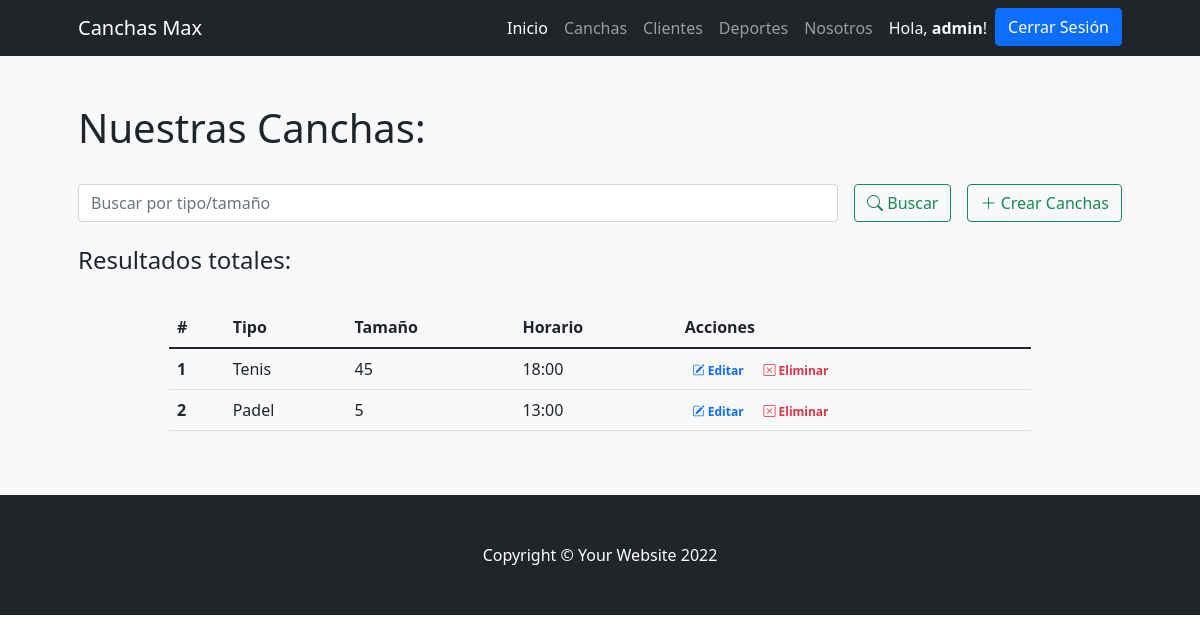
/entregableapp/canchas (signed in), run on an earlier commit of the app's database.
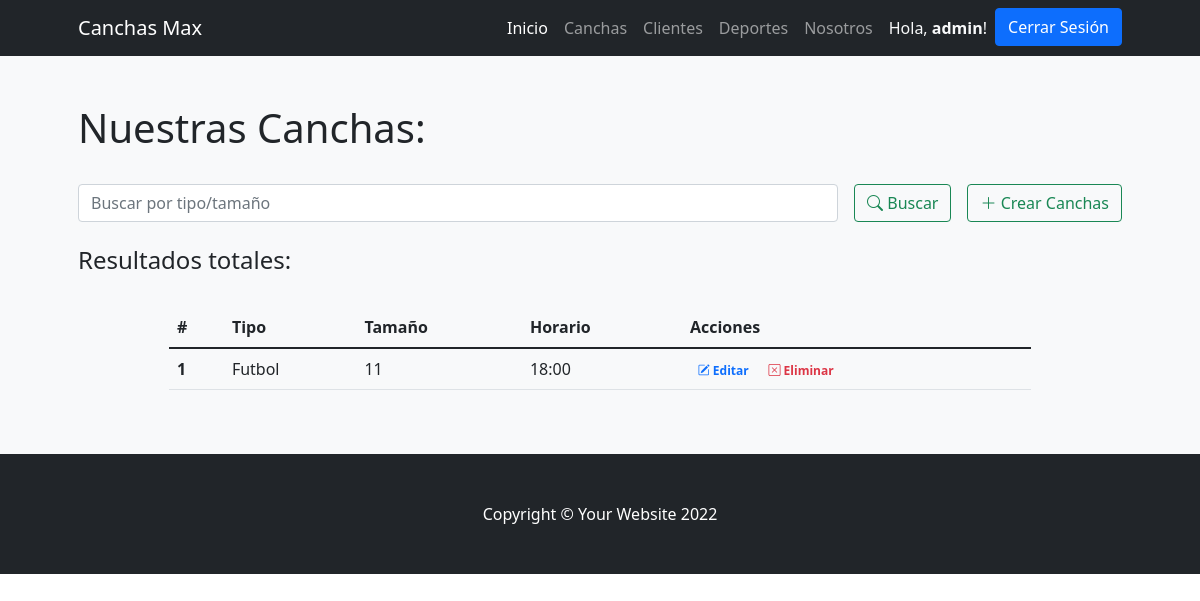
And on a later commit of the database.
### Entregable1App/models.py (models this page shows)
class Cancha(models.Model):
    tipo= models.CharField(max_length=20)
    tamaño = models.IntegerField()
    costo = models.FloatField()
    horario = models.TimeField()

### Entregable1App/views.py (the view)
# urls.py: path('canchas', canchas, name="canchas"),
def canchas(request):
    if request.method == "POST":
        search = request.POST["search"]
        if search != "":
            canchas = Cancha.objects.filter( Q(tipo__icontains=search) | Q(tamaño__icontains=search) ).values()
            return render(request,"Entregable1App/canchas.html",{"canchas":canchas, "search":True, "busqueda":search})
    canchas = Cancha.objects.all()
    return render(request,"Entregable1App/canchas.html",{"canchas":canchas, "search":False})

### Entregable1App/templates/Entregable1App/canchas.html (shortened to what this page needs)
{% extends 'Entregable1App/base.html' %}
{% block contenidopagina %}
<section class="bg-light py-5">
    <div class="container px-5">
        <h1>Nuestras Canchas:</h1>
        <br>
        <div class="row gx-5 justify-content-center">
            <div class="col-lg-12">
                <form class="d-flex my-2 my-lg-0" action="" method="post">
                    <input class="flex-grow-0 form-control mr-sm-2" type="search" name="search" placeholder="Buscar por tipo/tamaño" aria-label="Search">
                    <button class="btn btn-outline-success text-nowrap ms-3 my-2 my-sm-0" type="submit"> <i class="bi bi-search"></i> Buscar</button>
                    <a class="btn btn-outline-success text-nowrap ms-3 my-2 my-sm-0" href="{% url 'crear_canchas' %}"> <i class="bi bi-plus-lg"></i> Crear Canchas</a>
                </form>
            </div>
        </div>
        <br>
        <h4>Resultados
            {% if search %}
                para "{{busqueda}}":
            {% else %}
                totales:
            {% endif %}
        </h4>
        <br>
        <div class="row gx-5 justify-content-center">
            <div class="col-lg-10 table-responsive">
                <table class="table table-theme">
                    <thead>
                        <tr>
                            <th scope="col">#</th>
                            <th scope="col">Tipo</th>
                            <th scope="col">Tamaño</th>
                            <th scope="col">Horario</th>
                            <th scope="col">Acciones</th>
                        </tr>
                    </thead>
                    <tbody>
                        {% for cancha in canchas %}
                            <tr>
                                <th scope="row">{{forloop.counter}}</th>
                                <td>{{cancha.tipo}}</td>
                                <td>{{cancha.tamaño}}</td>
                                <td>{{cancha.horario}}</td>
                                <td>
                                    <a href="{% url 'editar_cancha' cancha.id %}" class="text-primary badge badge-primary text-decoration-none"> <i class="bi bi-pencil-square"></i> Editar</a>
                                    <a href="{% url 'eliminar_cancha' cancha.id %}" class="text-danger badge badge-danger text-decoration-none"> <i class="bi bi-x-square"></i> Eliminar</a>
                                </td>
                            </tr>
                        {% endfor %}
                    </tbody>
                </table>
            </div>
        </div>
    </div>
</section>
{% endblock %}

### Entregable1App/templates/Entregable1App/base.html (shortened to what this page needs)
{% load static %}
<!DOCTYPE html>
<html lang="es">
    <head>
        <link rel="stylesheet" href="https://cdn.jsdelivr.net/npm/bootstrap-icons@1.8.3/font/bootstrap-icons.css">
        <link href="{% static 'css/styles.css' %}" rel="stylesheet" />
    </head>
    <body>
        <nav class="navbar navbar-expand-lg navbar-dark bg-dark">
            <div class="container px-5">
                <a class="navbar-brand" href="{% url 'inicio' %}">Canchas Max</a>
                <div class="collapse navbar-collapse" id="navbarSupportedContent">
                    <ul class="navbar-nav ms-auto mb-2 mb-lg-0">
                        <li class="nav-item"><a class="nav-link active" aria-current="page" href="{% url 'inicio' %}">Inicio</a></li>
                        <li class="nav-item"><a class="nav-link" href="{% url 'canchas' %}">Canchas</a></li>
                        <li class="nav-item"><a class="nav-link" href="{% url 'clientes' %}">Clientes</a></li>
                        <li class="nav-item"><a class="nav-link" href="{% url 'deportes' %}">Deportes</a></li>
                        <li class="nav-item"><a class="nav-link" href="{% url 'acercade' %}">Nosotros</a></li>
                    {% if user.is_authenticated %}
                        <li class="nav-item"><p class="text-light my-2 mx-2">  Hola, <b>{{user.username}}</b>!</p></li>
                        <li class="nav-item"><a class="btn btn-primary" href="{% url 'logout' %}">Cerrar Sesión</a></li>
                    {% else %}
                        <li class="nav-item"><a class="btn btn-primary mx-2" href="{% url 'login' %}">Iniciar Sesión</a></li>
                        <li class="nav-item"><a class="btn btn-outline-primary" href="{% url 'register' %}">Registrarse</a></li>
                    {% endif %}
                    </ul>
                </div>
            </div>
        </nav>
        {% block contenidopagina %}
        {% endblock %}
        <footer class="py-5 bg-dark">
            <div class="container px-5"><p class="m-0 text-center text-white">Copyright &copy; Your Website 2022</p></div>
        </footer>
    </body>
</html>

What changed in the data, as far as the page shows it:
removed Cancha: tipo "Tenis", tamaño "45", horario "18:00"
removed Cancha: tipo "Padel", tamaño "5", horario "13:00"
added Cancha: tipo "Futbol", tamaño "11", horario "18:00"
